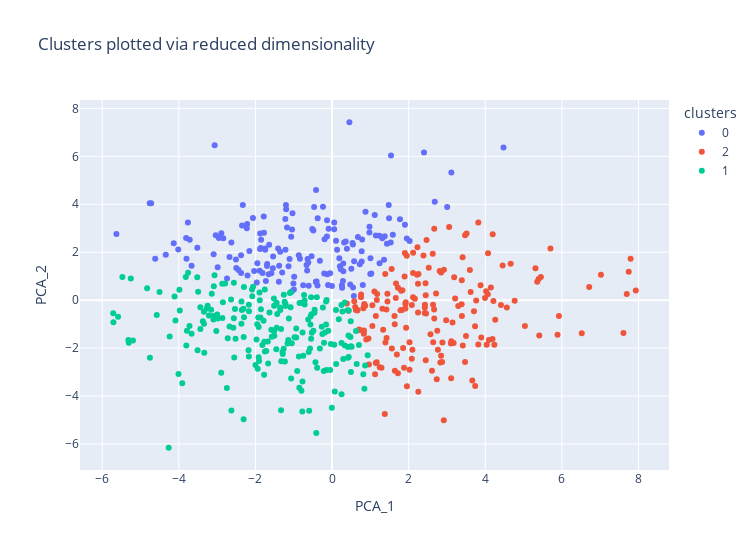

This figure's notebook cell:
### Code cell
plot_clusters(kmeans_results, 'PCA_1', 'PCA_2')

### Figure 1 — Plotly figure (JSON) as saved in the notebook; plotly's stock layout.template omitted (floating-point values rounded to 4 significant figures; data arrays with more than 128 entries replaced by an {"elided": "..."} marker saying what was removed)
{"data": [{"customdata": {"elided": "161x2 mixed values"}, "hovertemplate": "clusters=0<br>PCA_1=%{x}<br>PCA_2=%{y}<br>Team=%{customdata[0]}<br>Season=%{customdata[1]}<extra></extra>", "legendgroup": "0", "marker": {"color": "#636efa", "symbol": "circle"}, "mode": "markers", "name": "0", "orientation": "v", "showlegend": true, "type": "scatter", "x": {"elided": "161 float values"}, "xaxis": "x", "y": {"elided": "161 float values"}, "yaxis": "y"}, {"customdata": {"elided": "173x2 mixed values"}, "hovertemplate": "clusters=2<br>PCA_1=%{x}<br>PCA_2=%{y}<br>Team=%{customdata[0]}<br>Season=%{customdata[1]}<extra></extra>", "legendgroup": "2", "marker": {"color": "#EF553B", "symbol": "circle"}, "mode": "markers", "name": "2", "orientation": "v", "showlegend": true, "type": "scatter", "x": {"elided": "173 float values"}, "xaxis": "x", "y": {"elided": "173 float values"}, "yaxis": "y"}, {"customdata": {"elided": "210x2 mixed values"}, "hovertemplate": "clusters=1<br>PCA_1=%{x}<br>PCA_2=%{y}<br>Team=%{customdata[0]}<br>Season=%{customdata[1]}<extra></extra>", "legendgroup": "1", "marker": {"color": "#00cc96", "symbol": "circle"}, "mode": "markers", "name": "1", "orientation": "v", "showlegend": true, "type": "scatter", "x": {"elided": "210 float values"}, "xaxis": "x", "y": {"elided": "210 float values"}, "yaxis": "y"}], "layout": {"height": 550, "legend": {"title": {"text": "clusters"}, "tracegroupgap": 0}, "showlegend": true, "title": {"text": "Clusters plotted via reduced dimensionality"}, "width": 750, "xaxis": {"anchor": "y", "domain": [0, 1], "title": {"text": "PCA_1"}}, "yaxis": {"anchor": "x", "domain": [0, 1], "title": {"text": "PCA_2"}}}}
